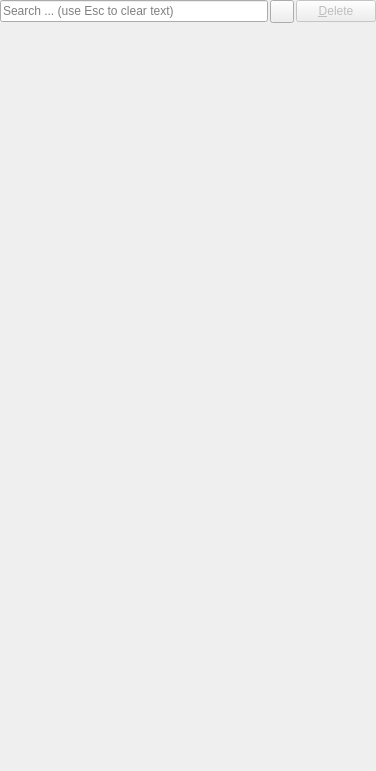
<?xml version="1.0" encoding="UTF-8"?>
<ui version="4.0">
 <class>ModulePropertiesPanel</class>
 <widget class="QWidget" name="ModulePropertiesPanel">
  <property name="geometry">
   <rect>
    <x>0</x>
    <y>0</y>
    <width>376</width>
    <height>771</height>
   </rect>
  </property>
  <property name="windowTitle">
   <string>Form</string>
  </property>
  <layout class="QVBoxLayout" name="verticalLayout" stretch="0,1">
   <property name="margin">
    <number>0</number>
   </property>
   <item>
    <layout class="QHBoxLayout" name="SearchBoxLayout">
     <property name="spacing">
      <number>2</number>
     </property>
     <item>
      <widget class="QLineEdit" name="SearchLineEdit">
       <property name="toolTip">
        <string>&lt;html&gt;&lt;head/&gt;&lt;body&gt;&lt;p&gt;Search for properties by name&lt;/p&gt;&lt;/body&gt;&lt;/html&gt;</string>
       </property>
       <property name="placeholderText">
        <string>Search ... (use Esc to clear text)</string>
       </property>
      </widget>
     </item>
     <item>
      <widget class="QToolButton" name="AdvancedButton">
       <property name="toolTip">
        <string>&lt;html&gt;&lt;head/&gt;&lt;body&gt;&lt;p&gt;Toggle advanced properties&lt;/p&gt;&lt;/body&gt;&lt;/html&gt;</string>
       </property>
       <property name="text">
        <string/>
       </property>
       <property name="icon">
        <iconset resource="../ParaView3/ParaView/Qt/Components/Resources/pqComponents.qrc">
         <normaloff>:/pqWidgets/Icons/pqAdvanced26.png</normaloff>:/pqWidgets/Icons/pqAdvanced26.png</iconset>
       </property>
       <property name="checkable">
        <bool>true</bool>
       </property>
       <property name="checked">
        <bool>false</bool>
       </property>
      </widget>
     </item>
     <item>
      <widget class="QPushButton" name="Delete">
       <property name="enabled">
        <bool>false</bool>
       </property>
       <property name="toolTip">
        <string>Delete Module</string>
       </property>
       <property name="text">
        <string>&amp;Delete</string>
       </property>
       <property name="icon">
        <iconset resource="../ParaView3/ParaView/Qt/Widgets/Resources/QtWidgets.qrc">
         <normaloff>:/QtWidgets/Icons/pqDelete16.png</normaloff>:/QtWidgets/Icons/pqDelete16.png</iconset>
       </property>
      </widget>
     </item>
    </layout>
   </item>
   <item>
    <widget class="pqProxiesWidget" name="ProxiesWidget" native="true"/>
   </item>
  </layout>
 </widget>
 <customwidgets>
  <customwidget>
   <class>pqProxiesWidget</class>
   <extends>QWidget</extends>
   <header>pqProxiesWidget.h</header>
   <container>1</container>
  </customwidget>
 </customwidgets>
 <resources>
  <include location="../ParaView3/ParaView/Qt/Components/Resources/pqComponents.qrc"/>
  <include location="../ParaView3/ParaView/Qt/Widgets/Resources/QtWidgets.qrc"/>
 </resources>
 <connections/>
</ui>
